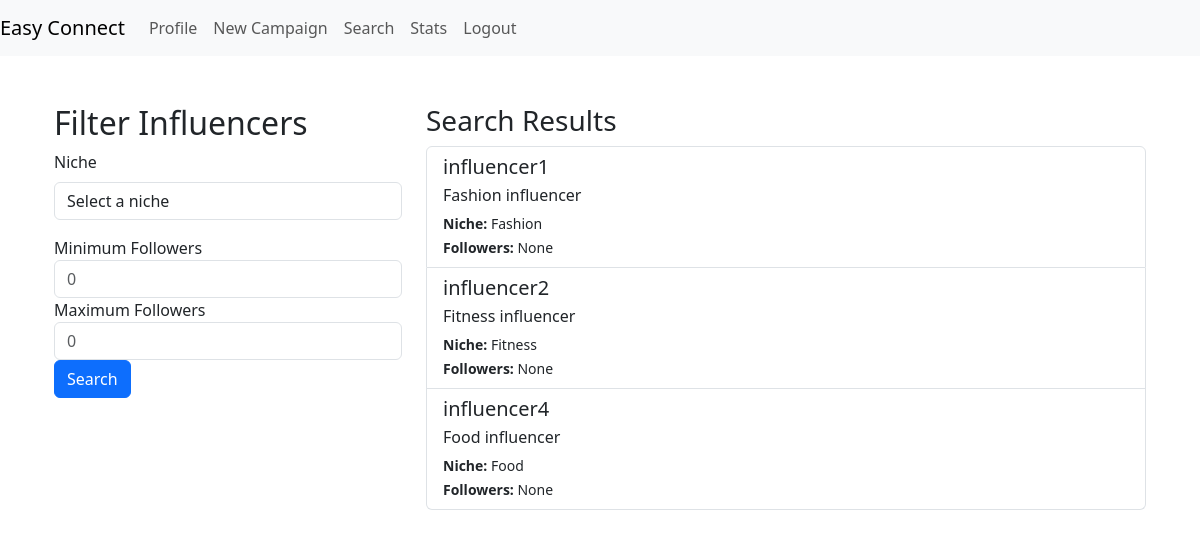
Screenshot of /influencer_search (signed in) with the database file from the repository.
### models.py (models this page shows)
class InfluencerProfile(db.Model):
    __tablename__ = 'influencer_profile'
    influencer_id = db.Column(db.Integer, primary_key=True, autoincrement=True)
    id = db.Column(db.Integer, db.ForeignKey('user.id'), nullable=False)
    name = db.Column(db.String(64), nullable=True)
    niche = db.Column(db.String(32))
    followers = db.Column(db.Integer)
    bio = db.Column(db.String(256))
    user = db.relationship('User', backref=db.backref('influencer_profiles', lazy=True))

class User(db.Model):
    __tablename__ = 'user'
    id = db.Column(db.Integer, primary_key=True, autoincrement=True)
    role_id = db.Column(db.Integer, db.ForeignKey('user_role.role_id'), nullable=False)
    username = db.Column(db.String(32), nullable=False, unique=True)
    email_id = db.Column(db.String(64), unique=True, nullable=False)
    password = db.Column(db.String(64), nullable=False)
    is_flagged = db.Column(db.Boolean ,default=False)
    role = db.relationship('UserRole', backref=db.backref('users', lazy=True))

### routes.py (the view, shortened to what this page needs)
@app.route('/influencer_search', methods=['GET', 'POST'])
@auth_rep
def sponsor_search():  # will be used by sponsors and admin to search influencers
    if session['role_id'] == 1:
        query = InfluencerProfile.query
    else:
       query = InfluencerProfile.query.join(User).filter(User.is_flagged == False)
    search_results = query.all()
    return render_template('influencer_search.html', search_results=search_results)

### routes.py (called while the page is built)
def auth_rep(func):
    @wraps(func)
    def inner(*args,**kwargs):
        if 'user_id' in session:
            user = User.query.get(session['user_id'])
            if user.is_flagged:
                flash('Your account is flagged and cannot perform this action.', 'error')
                return redirect(url_for('login'))
            return func(*args,**kwargs)
        else:
            flash('You are not logged in,Please login to proceed','error')
            return redirect(url_for('login'))
    return inner

### templates/influencer_search.html (shortened to what this page needs)
{% extends 'layout.html' %}
{% block content %}
<div class="container">
    <div class="row">
        <div class="col-md-4">
            <h2>Filter Influencers</h2>
            <form action="{{ url_for('sponsor_search') }}" method="POST">
                <div class="mb-3">
                    <label for="niche" class="form-label">Niche</label>
                    <select id="niche" name="niche" class="form-control">
                        <option value="" disabled selected>Select a niche</option>
                    </select>
                </div>
                <div class="form-group">
                    <label for="min_followers">Minimum Followers</label>
                    <input type="number" name="min_followers" id="min_followers" class="form-control" placeholder="0">
                </div>
                <div class="form-group">
                    <label for="max_followers">Maximum Followers</label>
                    <input type="number" name="max_followers" id="max_followers" class="form-control" placeholder="0">
                </div>
                <button type="submit" class="btn btn-primary">Search</button>
            </form>
        </div>
        <div class="col-md-8">
            <h3>Search Results</h3>
            <div class="list-group">
                {% if search_results %}
                    {% for influencer in search_results %}
                        <a href="{{ url_for('view_profile', user_id=influencer.id) }}" class="list-group-item list-group-item-action">
                            <h5 class="mb-1">{{ influencer.user.username }}</h5>
                            <p class="mb-1">{{ influencer.bio }}</p>
                            <small><strong>Niche:</strong> {{ influencer.niche }}</small><br>
                            <small><strong>Followers:</strong> {{ influencer.followers }}</small>
                        </a>
                    {% endfor %}
                {% else %}
                    <p>No influencers found matching your criteria.</p>
                {% endif %}
            </div>
        </div>
    </div>
</div>
{% endblock %}

### rows the page displays
InfluencerProfile: user.username "influencer1", bio "Fashion influencer", niche "Fashion", followers "None"
InfluencerProfile: user.username "influencer2", bio "Fitness influencer", niche "Fitness", followers "None"
InfluencerProfile: user.username "influencer4", bio "Food influencer", niche "Food", followers "None"
